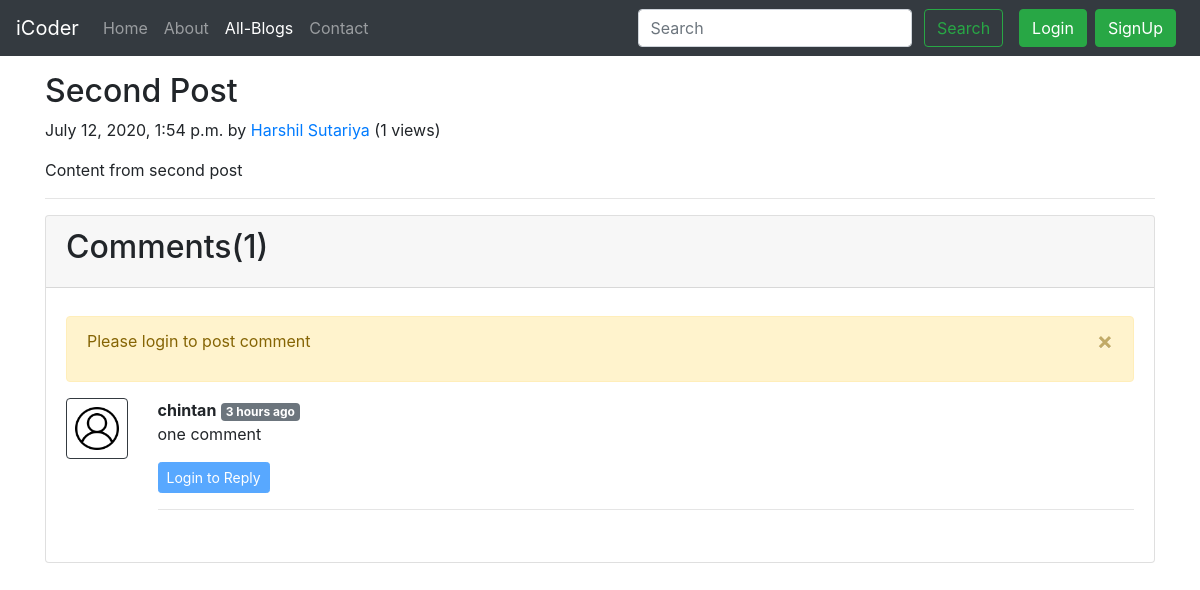
The page /blog/second-post on the database its author committed.
### blog/models.py (models this page shows, shortened)
class Post(models.Model):
    sno = models.AutoField(primary_key=True)
    title = models.CharField(max_length=255)
    content = models.TextField()
    author = models.CharField(max_length=100)
    slug = models.CharField(max_length=130)
    views=models.IntegerField(default=0)
    timeStamp = models.DateTimeField(blank=True)

class BlogComment(models.Model):
    sno = models.AutoField(primary_key = True)
    comment = models.TextField()
    user = models.ForeignKey(User, on_delete=models.CASCADE)
    post = models.ForeignKey(Post, on_delete=models.CASCADE)
    parent = models.ForeignKey('self', on_delete=models.CASCADE,null=True)
    timestamp = models.DateTimeField(default=now)

### blog/views.py (the view)
# urls.py: path('<str:slug>', views.blogPost, name='blogPost'),
def blogPost(request, slug):
    post = Post.objects.filter(slug=slug).first()
    post.views = post.views+1
    post.save()
    comments = BlogComment.objects.filter(post=post, parent=None)
    replies = BlogComment.objects.filter(post=post).exclude(parent=None)
    replyDict = {}
    for reply in replies:
        if reply.parent.sno not in replyDict.keys():
            replyDict[reply.parent.sno] = [reply]
        else:
            replyDict[reply.parent.sno].append(reply)
    context ={'post': post, 'comments': comments, 'user': request.user, 'replyDict': replyDict}
    return render(request, 'blog/blogPost.html', context)

### blog/templatetags/extras.py (called while the page is built)
@register.filter(name='get_val')
def get_val(dict, key):
    return dict.get(key)

### templates/blog/blogPost.html (shortened to what this page needs)
{% extends 'base.html' %}
{% block blogactive %} active {% endblock blogactive %}
{% block body %}
{% load humanize%}
{% load extras %}
<div class="container my-3">
  <h2 class="blog-post-title">{{post.title}}</h2>
  <p class="blog-post-meta">{{post.timeStamp}} by <a href="/about">{{post.author}}</a> (<span>{{post.views}}
      views</span>)</p>
  <p>{{post.content|safe}}</p>
  <hr>
</div>
<div class="container my-2">
  <div class="card rounded">
    <div class="card-header">
      <h2>Comments({{comments.count}})</h2>
    </div>
    <div class="card-body rounded">
      <div class="my-2">
        {% if user.is_authenticated %}
        <form action="/blog/postComment" method="post">{% csrf_token %}
          <div class="form-group">
            <label for="exampleInputEmail1">Post comment</label>
            <input type="text" class="form-control" name="comment" placeholder="Enter comment here" required>
          </div>
          <input type="hidden" name="parentSno" value="">
          <input type="hidden" name="postSno" value="{{post.sno}}">
          <button type="submit" class="btn btn-primary">Submit</button>
        </form>
        {% else %}
        <div class="alert alert-warning alert-dismissible fade show" role="alert">
          <p>Please login to post comment</p>
          <button type="button" class="close" data-dismiss="alert" aria-label="Close">
            <span aria-hidden="true">&times;</span>
          </button>
        </div>
        {% endif %}
      </div>
      {% for comment in comments %}
      <div class="row my-3">
        <div class="col-md-1 ">
          <img class="rounded mx-auto d-block w-100 p-2 border border-dark" src="/static/img/user.png" alt="user">
        </div>
        <div class="col-md-11 ">
          <b>{{comment.user.username}}</b> <span class="badge badge-secondary">{{comment.timestamp|naturaltime}}</span>
          <div>{{comment.comment}}</div>
          <div class="reply mx-0 mt-3">
            {% if user.is_authenticated %}
            <button class="btn  btn-sm btn-primary" type="button" data-toggle="collapse"
              data-target="#replyBox{{comment.sno}}" aria-expanded="false" aria-controls="replyBox{{comment.sno}}">
              Reply
            </button>
            <div class="collapse" id="replyBox{{comment.sno}}">
              <div class="card card-body my-2">
                <form action="/blog/postComment" method="post">{% csrf_token %}
                  <div class="form-group">
                    <label for="comment">Post a Reply</label>
                    <input type="text" class="form-control" name="comment" placeholder="Enter comment here" required>
                  </div>
                  <input type="hidden" name="postSno" value="{{post.sno}}">
                  <input type="hidden" name="parentSno" value="{{comment.sno}}">
                  <button type="submit" class="btn btn-primary">Submit</button>
                </form>
              </div>
            </div>
            {% else %}
            <button class="btn  btn-sm btn-primary" type="button" data-toggle="collapse"
              data-target="#replyBox{{comment.sno}}" aria-expanded="false" aria-controls="replyBox{{comment.sno}}"
              disabled>
              Login to Reply
            </button>
            {% endif %}
            <hr>
          </div>
        </div>
      </div>
      {% endfor %}
    </div>
  </div>
</div>
{% endblock body  %}

### rows shown on the page
Post: title "Second Post", timeStamp "July 12, 2020, 1:54 p.m.", author "Harshil Sutariya", views "1", content "Content from second post"
BlogComment: user.username "chintan", timestamp "3 hours ago", comment "one comment"

### other values the page prints
{{ comments.count }} "1"
